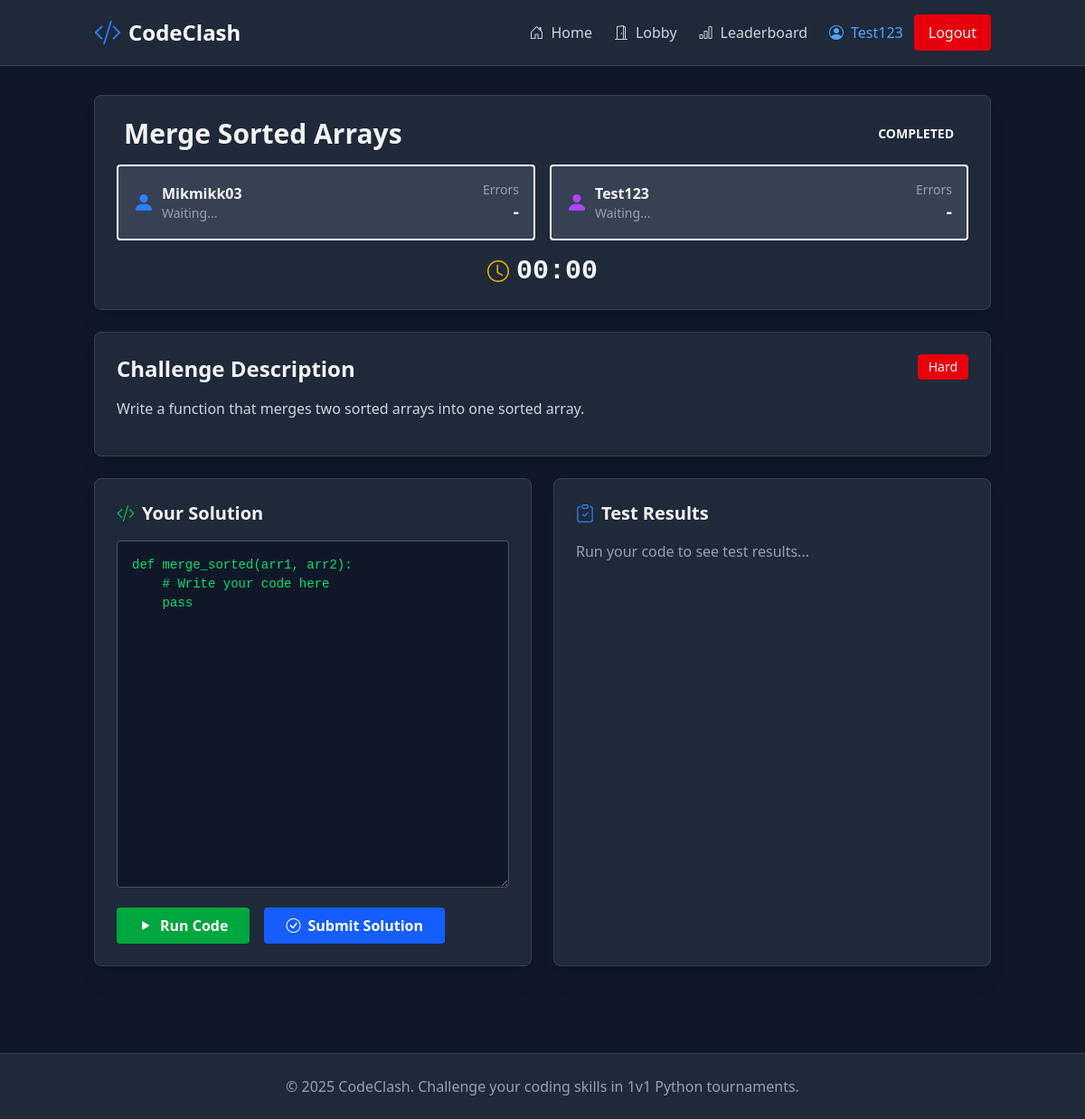
/match/1 (signed in), run on the app's committed database.
### tables this page shows
CREATE TABLE users (
            id INTEGER PRIMARY KEY AUTOINCREMENT,
            username TEXT UNIQUE NOT NULL,
            wins INTEGER DEFAULT 0,
            losses INTEGER DEFAULT 0,
            total_matches INTEGER DEFAULT 0,
            rating INTEGER DEFAULT 1000,
            created_at TIMESTAMP DEFAULT CURRENT_TIMESTAMP
        );

CREATE TABLE challenges (
            id INTEGER PRIMARY KEY AUTOINCREMENT,
            title TEXT NOT NULL,
            description TEXT NOT NULL,
            difficulty TEXT NOT NULL,
            starter_code TEXT,
            test_cases TEXT NOT NULL,
            time_limit INTEGER DEFAULT 300,
            created_at TIMESTAMP DEFAULT CURRENT_TIMESTAMP
        );

CREATE TABLE matches (
            id INTEGER PRIMARY KEY AUTOINCREMENT,
            player1_id INTEGER NOT NULL,
            player2_id INTEGER NOT NULL,
            challenge_id INTEGER NOT NULL,
            status TEXT DEFAULT 'pending',
            player1_code TEXT,
            player2_code TEXT,
            player1_errors INTEGER DEFAULT 0,
            player2_errors INTEGER DEFAULT 0,
            player1_time REAL DEFAULT 0,
            player2_time REAL DEFAULT 0,
            player1_submitted INTEGER DEFAULT 0,
            player2_submitted INTEGER DEFAULT 0,
            winner_id INTEGER,
            started_at TIMESTAMP,
            completed_at TIMESTAMP,
            created_at TIMESTAMP DEFAULT CURRENT_TIMESTAMP,
            lobby_id INTEGER,
            FOREIGN KEY (player1_id) REFERENCES users(id),
            FOREIGN KEY (player2_id) REFERENCES users(id),
            FOREIGN KEY (challenge_id) REFERENCES challenges(id),
            FOREIGN KEY (winner_id) REFERENCES users(id),
            FOREIGN KEY (lobby_id) REFERENCES lobbies(id)
        );

### app.py (the view)
@app.route('/match/<int:match_id>')
def match(match_id):
    if 'user_id' not in session:
        return redirect(url_for('index'))
    conn = get_db()
    match_data = conn.execute('''
        SELECT m.*, c.title, c.description, c.difficulty, c.starter_code, c.test_cases,
               u1.username as player1_name, u2.username as player2_name
        FROM matches m
        JOIN challenges c ON m.challenge_id = c.id
        JOIN users u1 ON m.player1_id = u1.id
        JOIN users u2 ON m.player2_id = u2.id
        WHERE m.id = ?
    ''', (match_id,)).fetchone()
    conn.close()
    if not match_data:
        return "Match not found", 404
    if session['user_id'] not in [match_data['player1_id'], match_data['player2_id']]:
        return "Unauthorized", 403
    return render_template('match.html', match=dict(match_data), user_id=session['user_id'])

### app.py (called while the page is built)
def get_db():
    conn = sqlite3.connect(app.config['DATABASE'])
    conn.row_factory = sqlite3.Row
    return conn

### templates/match.html (shortened to what this page needs)
{% extends "base.html" %}
{% block content %}
<div class="container mx-auto px-4 py-8">
    <div class="max-w-7xl mx-auto">
        <div class="bg-gray-800 rounded-lg shadow-xl p-6 mb-6 border border-gray-700">
            <div class="flex justify-between items-center mb-4">
                <h1 class="text-3xl font-bold flex items-center gap-2">
                    {{ match.title }}
                </h1>
                <span id="matchStatus" class="px-4 py-2 rounded font-bold text-sm">
                    {{ match.status|upper }}
                </span>
            </div>
            <div class="grid md:grid-cols-2 gap-4">
                <div class="bg-gray-700 p-4 rounded border-2" id="player1Card">
                    <div class="flex items-center justify-between">
                        <div class="flex items-center gap-2">
                            <i class="bi bi-person-fill text-blue-500 text-2xl"></i>
                            <div>
                                <p class="font-bold">{{ match.player1_name }}</p>
                                <p class="text-sm text-gray-400" id="player1Status">Waiting...</p>
                            </div>
                        </div>
                        <div class="text-right">
                            <p class="text-sm text-gray-400">Errors</p>
                            <p class="text-xl font-bold" id="player1Errors">-</p>
                        </div>
                    </div>
                </div>
                <div class="bg-gray-700 p-4 rounded border-2" id="player2Card">
                    <div class="flex items-center justify-between">
                        <div class="flex items-center gap-2">
                            <i class="bi bi-person-fill text-purple-500 text-2xl"></i>
                            <div>
                                <p class="font-bold">{{ match.player2_name }}</p>
                                <p class="text-sm text-gray-400" id="player2Status">Waiting...</p>
                            </div>
                        </div>
                        <div class="text-right">
                            <p class="text-sm text-gray-400">Errors</p>
                            <p class="text-xl font-bold" id="player2Errors">-</p>
                        </div>
                    </div>
                </div>
            </div>
            <div class="mt-4 text-center">
                <div class="flex items-center justify-center gap-2">
                    <i class="bi bi-clock text-yellow-500 text-2xl"></i>
                    <span class="text-3xl font-mono font-bold" id="timer">00:00</span>
                </div>
            </div>
        </div>
        <div class="bg-gray-800 rounded-lg shadow-xl p-6 mb-6 border border-gray-700">
            <div class="flex justify-between items-start mb-4">
                <h2 class="text-2xl font-bold">Challenge Description</h2>
                <span class="px-3 py-1 rounded text-sm" id="difficulty">{{ match.difficulty }}</span>
            </div>
            <p class="text-gray-300 mb-4">{{ match.description }}</p>
        </div>
        <div class="grid lg:grid-cols-2 gap-6">
            <div class="bg-gray-800 rounded-lg shadow-xl p-6 border border-gray-700">
                <h2 class="text-xl font-bold mb-4 flex items-center gap-2">
                    <i class="bi bi-code-slash text-green-500"></i>
                    Your Solution
                </h2>
                <textarea id="codeEditor"
                          class="w-full h-96 p-4 bg-gray-900 text-green-400 font-mono text-sm rounded border border-gray-600 focus:outline-none focus:border-blue-500"
                          spellcheck="false">{{ match.starter_code }}</textarea>
                <div class="flex gap-4 mt-4">
                    <button id="runBtn"
                            class="bg-green-600 hover:bg-green-700 text-white font-bold py-2 px-6 rounded transition flex items-center gap-2">
                        <i class="bi bi-play-fill"></i> Run Code
                    </button>
                    <button id="submitBtn"
                            class="bg-blue-600 hover:bg-blue-700 text-white font-bold py-2 px-6 rounded transition flex items-center gap-2">
                        <i class="bi bi-check-circle"></i> Submit Solution
                    </button>
                </div>
            </div>
            <div class="bg-gray-800 rounded-lg shadow-xl p-6 border border-gray-700">
                <h2 class="text-xl font-bold mb-4 flex items-center gap-2">
                    <i class="bi bi-clipboard-check text-blue-500"></i>
                    Test Results
                </h2>
                <div id="testResults" class="space-y-3">
                    <p class="text-gray-400">Run your code to see test results...</p>
                </div>
            </div>
        </div>
    </div>
</div>
{% endblock %}

### templates/base.html (shortened to what this page needs)
<!DOCTYPE html>
<html lang="en">
<head>
    <script src="https://cdn.jsdelivr.net/npm/@tailwindcss/browser@4"></script>
    <link rel="stylesheet" href="https://cdn.jsdelivr.net/npm/bootstrap-icons@1.13.1/font/bootstrap-icons.min.css">
    <link rel="stylesheet" href="{{ url_for('static', filename='css/style.css') }}">
</head>
<body class="bg-gray-900 text-gray-100">
    <nav class="bg-gray-800 border-b border-gray-700">
        <div class="container mx-auto px-4 py-4">
            <div class="flex items-center justify-between">
                <div class="flex items-center space-x-2">
                    <i class="bi bi-code-slash text-3xl text-blue-500"></i>
                    <a href="/" class="text-2xl font-bold text-white hover:text-blue-400 transition">CodeClash</a>
                </div>
                <div class="flex items-center space-x-6">
                    <a href="/" class="text-gray-300 hover:text-white transition flex items-center gap-2">
                        <i class="bi bi-house-door"></i> Home
                    </a>
                    {% if session.get('user_id') %}
                    <a href="/lobby" class="text-gray-300 hover:text-white transition flex items-center gap-2">
                        <i class="bi bi-door-open"></i> Lobby
                    </a>
                    <a href="/leaderboard" class="text-gray-300 hover:text-white transition flex items-center gap-2">
                        <i class="bi bi-bar-chart"></i> Leaderboard
                    </a>
                    <div class="flex items-center gap-3">
                        <span class="text-blue-400 flex items-center gap-2">
                            <i class="bi bi-person-circle"></i> {{ session.get('username') }}
                        </span>
                        <a href="/logout" class="bg-red-600 hover:bg-red-700 px-4 py-2 rounded transition">
                            Logout
                        </a>
                    </div>
                    {% else %}
                    <a href="/leaderboard" class="text-gray-300 hover:text-white transition flex items-center gap-2">
                        <i class="bi bi-bar-chart"></i> Leaderboard
                    </a>
                    {% endif %}
                </div>
            </div>
        </div>
    </nav>
    <main>
        {% block content %}{% endblock %}
    </main>
    <footer class="bg-gray-800 border-t border-gray-700 mt-16">
        <div class="container mx-auto px-4 py-6 text-center text-gray-400">
            <p>&copy; 2025 CodeClash. Challenge your coding skills in 1v1 Python tournaments.</p>
        </div>
    </footer>
</body>
</html>

### static/css/style.css (style rules this page uses)
#codeEditor { font-family: 'Courier New', Courier, monospace; line-height: 1.5; resize: vertical; }

### data on the page
users: get "Test123", player2_name "Test123"
challenges: title "Merge Sorted Arrays", difficulty "Hard", description "Write a function that merges two sorted arrays into one sorted array.", starter_code "def merge_sorted(arr1, arr2): # Write your code here pass"
matches: status "COMPLETED"
users: player1_name "Mikmikk03"
